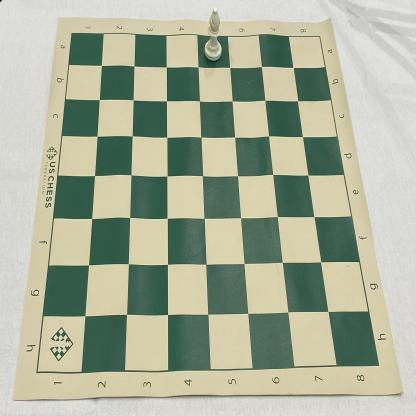
#> input picture chess_model/chess_data/test/images/0b47311f426ff926578c9d738d683e76_jpg.rf.40183eae584a653181bbd795ba3c353f.jpg, 416 x 416 px, given in place of 2_move_student.mp4, which was not available
$ python contours.py
#> lines starting #> are read from the running program, lines starting #| are printed output that depends on the picture; after the words box and inside, x2 and y2 are one past the last pixel; in counts of white or black regions, pixels touching at a corner belong together; pictures that were not available may be replaced by others from this repository, and a replacement may not be noted
import cv2
import numpy as np
import matplotlib.pyplot as plt

# Transformed image output size
WIDTH = 640
HEIGHT = 640
CROP = 50

# Resizing factor (you can adjust this value to make the frames smaller or larger)
RESIZE_FACTOR = 0.5  # 50% size of the original frames

# Preprocessing function with Gaussian Blur, OTSU Threshold, Canny, Hough Lines, and square contour detection
def preprocess_and_detect_lines(img):
    """Preprocess the image, detect lines, and find the largest square contour"""
    # Convert to grayscale
    gray_image = cv2.cvtColor(img, cv2.COLOR_BGR2GRAY)

    # Gaussian Blur
    equalized_image = cv2.equalizeHist(gray_image)

    # OTSU threshold
    ret, otsu_binary = cv2.threshold(equalized_image, 0, 255, cv2.THRESH_BINARY + cv2.THRESH_OTSU)

    # Canny edge detection
    canny = cv2.Canny(otsu_binary, 0, 255)

    # Dilation (to connect gaps in edges)
    kernel = np.ones((7, 7), np.uint8)
    img_dilation = cv2.dilate(canny, kernel, iterations=1)

    # Hough Lines detection
    lines = cv2.HoughLinesP(img_dilation, 1, np.pi / 180, threshold=500, minLineLength=150, maxLineGap=100)

    # Create an image that contains only black pixels
    black_image = np.zeros_like(img_dilation)

    # Draw detected lines on black image
    if lines is not None:
        for line in lines:
            x1, y1, x2, y2 = line[0]
            cv2.line(black_image, (x1, y1), (x2, y2), (255, 255, 255), 2)

    # Dilation to make lines thicker and more visible
    kernel = np.ones((3, 3), np.uint8)
    black_image = cv2.dilate(black_image, kernel, iterations=1)

    # Find contours in the dilated image
    contours, _ = cv2.findContours(black_image, cv2.RETR_TREE, cv2.CHAIN_APPROX_SIMPLE)

    max_board = np.zeros_like(img_dilation)
    board_copy = img.copy()  # Use original image as base for drawing contours

    for contour in contours:
        # Approximate the contour to reduce the number of points
        epsilon = 0.02 * cv2.arcLength(contour, True)
        approx = cv2.approxPolyDP(contour, epsilon, True)

        # Check if the contour has 4 sides (quadrilateral)
        if len(approx) == 4:
            (x, y, w, h) = cv2.boundingRect(approx)
            area = cv2.contourArea(contour)

            # Only consider contours with a reasonable area range
            if 7000 < area < 40000:
                # Check aspect ratio for squareness (w should be equal to h for square)
                aspect_ratio = w / float(h)

                # Condition for square (aspect ratio close to 1)
                if 0.2 <= aspect_ratio <= 1.3:  # Tolerance for slight deviations from perfect square
                    pts = [pt[0] for pt in approx]  # Extract coordinates
                    pt1 = tuple(pts[0])
                    pt2 = tuple(pts[1])
                    pt4 = tuple(pts[2])
                    pt3 = tuple(pts[3])

                    # Draw the square contour on the image for visualization (RED for inner squares)
                    cv2.line(board_copy, pt1, pt2, (0, 0, 255), 7)  # Red
                    cv2.line(board_copy, pt1, pt3, (0, 0, 255), 7)  # Red
                    cv2.line(board_copy, pt2, pt4, (0, 0, 255), 7)  # Red
                    cv2.line(board_copy, pt3, pt4, (0, 0, 255), 7)  # Red

                    cv2.line(max_board, pt1, pt2, (255,255,255), 7)  # Copy lines into separate board to find outer square
                    cv2.line(max_board, pt1, pt3, (255,255,255), 7)
                    cv2.line(max_board, pt2, pt4, (255,255,255), 7)
                    cv2.line(max_board, pt3, pt4, (255,255,255), 7)

    kernel = np.ones((5, 5), np.uint8)
    dilated_max_board = cv2.dilate(max_board, kernel, iterations=1)
    black_board = np.zeros_like(img_dilation)
    outer_contours, _ = cv2.findContours(dilated_max_board, cv2.RETR_TREE, cv2.CHAIN_APPROX_SIMPLE)
    largest_pts = None
    max_area = 0
    for contour in outer_contours:
        area = cv2.contourArea(contour)
        if area > 5000:  # Ignore small contours
            peri = cv2.arcLength(contour, True)
            approx = cv2.approxPolyDP(contour, 0.02 * peri, True)
            if area > max_area and len(approx) == 4:
                largest_pts = approx
                max_area = area
                pts = largest_pts
                pt1 = tuple(pts[0][0])
                pt2 = tuple(pts[1][0])
                pt4 = tuple(pts[2][0])
                pt3 = tuple(pts[3][0])
    cv2.line(board_copy, pt1, pt2, (0,255,0), 7)  # Copy lines into separate board to find outer square
    cv2.line(board_copy, pt1, pt3, (0,255,0), 7)
    cv2.line(board_copy, pt2, pt4, (0,255,0), 7)
    cv2.line(board_copy, pt3, pt4, (0,255,0), 7)

    return otsu_binary, canny, img_dilation, board_copy

# Process video
def process_video(video_path):
#> called with video_path = 'testing_set/2_move_student.mp4'
    cap = cv2.VideoCapture(video_path)

    if not cap.isOpened():
        print(f"Error opening video file {video_path}")
        return

    while cap.isOpened():
        ret, frame = cap.read()
#> frame is the input picture: shape (416, 416, 3); mean B, G, R 155.5, 176.5, 169.9
        h, w, _ = frame.shape
#> h = 416; w = 416
        delta = (h - w) // 2
#> delta = 0
        frame = frame[delta + CROP: delta + w - CROP, :, :]
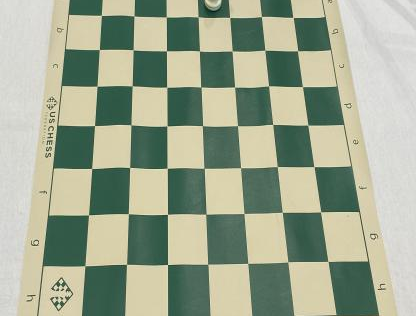
#> frame: shape (316, 416, 3); mean B, G, R 146.6, 168.8, 159.7

        if not ret:
            print("End of video")
            break

        # Apply preprocessing and detect lines and square contours
        otsu_binary, canny, img_dilation, board_copy = preprocess_and_detect_lines(frame)
#> in preprocess_and_detect_lines, `gray_image = cv2.cvtColor(img, cv2.COLOR_BGR2GRAY)`:
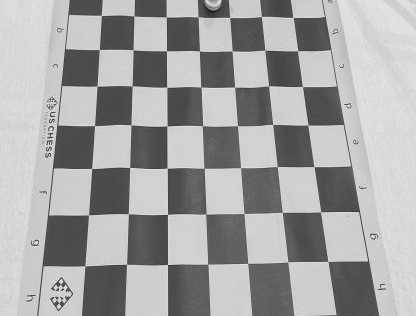
#> gray_image: shape (316, 416); min 18, max 250, mean 163.5
#> in preprocess_and_detect_lines, `equalized_image = cv2.equalizeHist(gray_image)`:
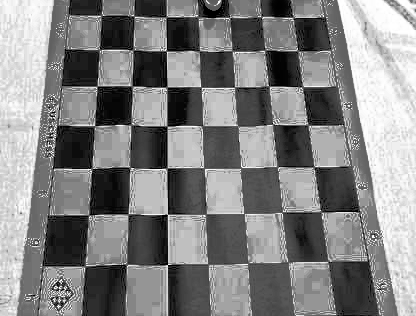
#> equalized_image: shape (316, 416); min 0, max 255, mean 130.9
#> in preprocess_and_detect_lines, `ret, otsu_binary = cv2.threshold(equalized_image, 0, 255, cv2.THRESH_B..`:
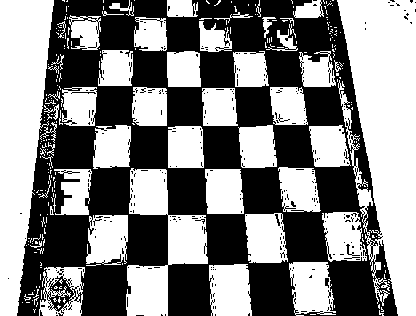
#> otsu_binary: shape (316, 416); 51.7% white; 277 black regions (271 under 20 px), largest, box (x1, y1, x2, y2) and area: (17, 0, 398, 316) 62427, (346, 244, 360, 256) 38, (325, 278, 329, 288) 31, (71, 92, 96, 94) 27, (275, 214, 280, 226) 27, (278, 114, 290, 122) 20
#> in preprocess_and_detect_lines, `ret, otsu_binary = cv2.threshold(equalized_image, 0, 255, cv2.THRESH_B..`: ret = 123
#> in preprocess_and_detect_lines, `canny = cv2.Canny(otsu_binary, 0, 255)`:
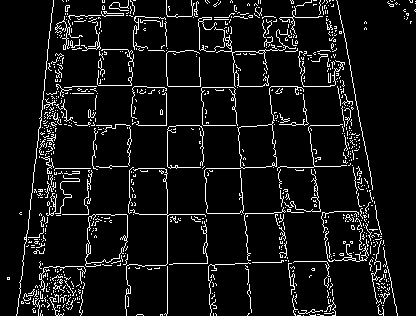
#> canny: shape (316, 416); 7.8% white in thin lines or dots
#> in preprocess_and_detect_lines, `img_dilation = cv2.dilate(canny, kernel, iterations=1)`:
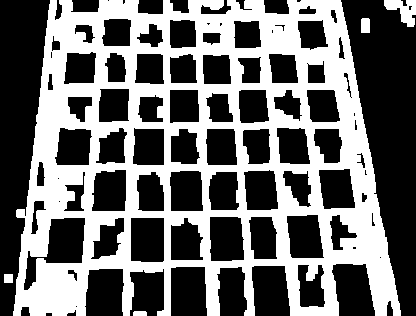
#> img_dilation: shape (316, 416); 43.1% white; 5 white regions, box (x1, y1, x2, y2) and area: (13, 0, 401, 316) 55857, (384, 0, 416, 27) 485, (361, 18, 370, 33) 133, (4, 274, 13, 283) 81, (133, 311, 147, 316) 68
#> in preprocess_and_detect_lines, `lines = cv2.HoughLinesP(img_dilation, 1, np.pi / 180, threshold=500, m..`: lines = None
#> in preprocess_and_detect_lines, `contours, _ = cv2.findContours(black_image, cv2.RETR_TREE, cv2.CHAIN_A..`: black_image: shape (316, 416); every value is 0
#> in preprocess_and_detect_lines, `outer_contours, _ = cv2.findContours(dilated_max_board, cv2.RETR_TREE,..`: outer_contours = []
#> after the loop in preprocess_and_detect_lines, `for contour in outer_contours:`: max_area = 0

        # Resize frames to make them smaller
        resized_frame = cv2.resize(frame, (500,500))
        resized_board_copy = cv2.resize(board_copy, (500,500))

        # Show original frame in a resized window
        cv2.imshow("Original Video", resized_frame)

        # Show the final output (board_copy) in a resized window
        cv2.imshow("Transformed Video", resized_board_copy)

        # Wait for a key press and break the loop if 'q' is pressed
        if cv2.waitKey(1) & 0xFF == ord('q'):
            break

    cap.release()
    cv2.destroyAllWindows()

# Path to your video file
video_path = "testing_set/2_move_student.mp4"
#> (the run stopped early here; a loop or call above may not have finished)

$ run again, on chess_model/chess_data/test/images/2f6fb003bb89cd401322a535acb42f65_jpg.rf.66c0a46773a9cd583fb96c3df41a9e0c.jpg
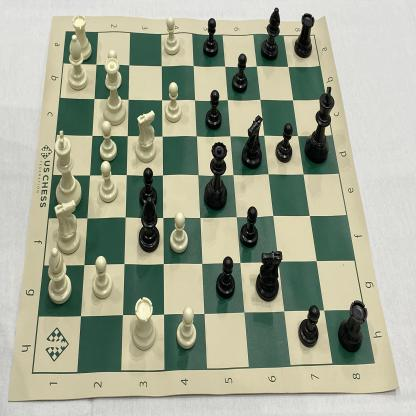
#> input picture chess_model/chess_data/test/images/2f6fb003bb89cd401322a535acb42f65_jpg.rf.66c0a46773a9cd583fb96c3df41a9e0c.jpg, 416 x 416 px, given in place of 2_move_student.mp4, which was not available
#> in process_video, frame is the input picture: shape (416, 416, 3); mean B, G, R 147.8, 167.4, 162.5
#> frame: shape (316, 416, 3)
#> in preprocess_and_detect_lines, `ret, otsu_binary = cv2.threshold(equalized_image, 0, 255, cv2.THRESH_B..`:
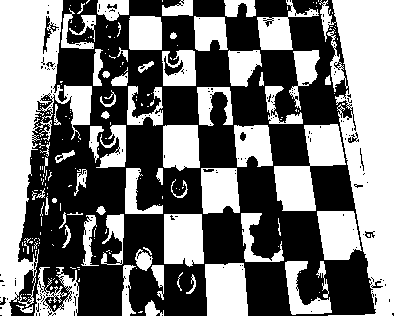
#> otsu_binary: shape (316, 416); 49.8% white; 219 white regions (150 under 20 px), largest, box (x1, y1, x2, y2) and area: (319, 0, 416, 316) 20773, (0, 0, 92, 316) 12678, (274, 124, 346, 211) 3046
#> ret = 128
#> canny: shape (316, 416); 7.8% white in thin lines or dots
#> in preprocess_and_detect_lines, `img_dilation = cv2.dilate(canny, kernel, iterations=1)`:
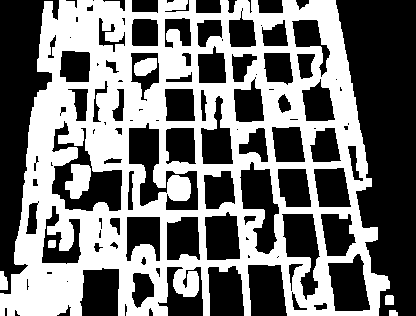
#> img_dilation: shape (316, 416); 46.4% white; 7 white regions, largest, box (x1, y1, x2, y2) and area: (0, 0, 390, 316) 59666, (65, 164, 91, 199) 624, (134, 58, 157, 76) 318
#> lines = None
#> black_image: shape (316, 416); every value is 0
#> outer_contours = []
#> after the loop in preprocess_and_detect_lines, `for contour in outer_contours:`: max_area = 0

$ run again, on chess_model/chess_data/test/images/410993714e325a1de3e394ffe860df3a_jpg.rf.657c49ca295ef54da23469189070a075.jpg
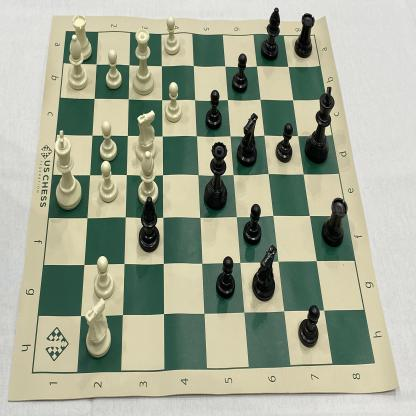
#> input picture chess_model/chess_data/test/images/410993714e325a1de3e394ffe860df3a_jpg.rf.657c49ca295ef54da23469189070a075.jpg, 416 x 416 px, given in place of 2_move_student.mp4, which was not available
#> in process_video, frame is the input picture: shape (416, 416, 3); mean B, G, R 149.1, 168.9, 163.5
#> frame: shape (316, 416, 3)
#> in preprocess_and_detect_lines, `ret, otsu_binary = cv2.threshold(equalized_image, 0, 255, cv2.THRESH_B..`:
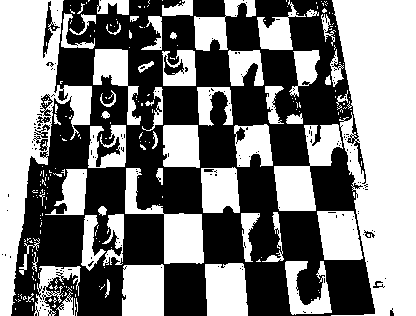
#> otsu_binary: shape (316, 416); 50.1% white; 170 black regions (159 under 20 px), largest, box (x1, y1, x2, y2) and area: (11, 0, 375, 316) 64325, (43, 1, 60, 58) 268, (164, 55, 184, 75) 169
#> ret = 127
#> canny: shape (316, 416); 7.6% white in thin lines or dots
#> in preprocess_and_detect_lines, `img_dilation = cv2.dilate(canny, kernel, iterations=1)`:
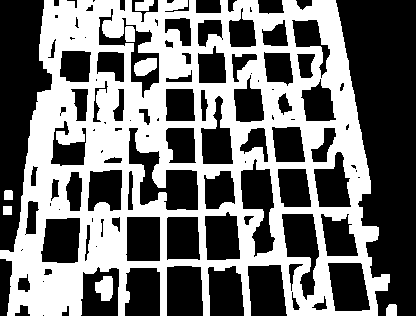
#> img_dilation: shape (316, 416); 45.1% white; 8 white regions, largest, box (x1, y1, x2, y2) and area: (0, 0, 390, 316) 58006, (95, 276, 113, 301) 344, (134, 58, 157, 76) 313
#> lines = None
#> black_image: shape (316, 416); every value is 0
#> outer_contours = []
#> after the loop in preprocess_and_detect_lines, `for contour in outer_contours:`: max_area = 0
